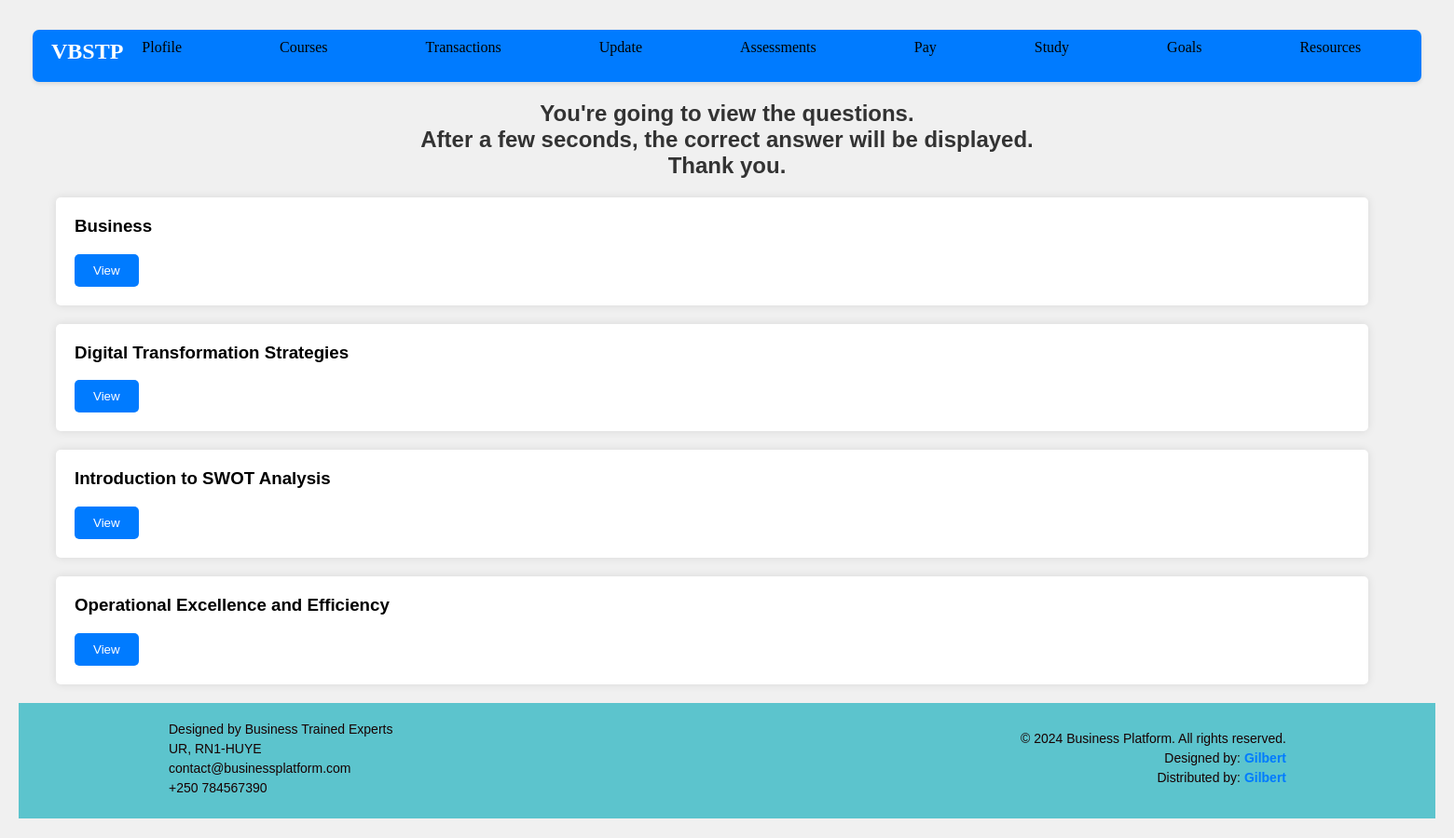
The app's page /assessment.php with its own data.
### tables this page shows
CREATE TABLE `assessments` (
  `AssessmentID` int(50) NOT NULL,
  `Title` text NOT NULL,
  `Question` text NOT NULL,
  `CorrectAnswer` text NOT NULL
);

### assessment.php (the view, shortened to what this page needs)
<?php
require_once "config.php";
$sql = "SELECT * FROM assessments";
$result = $conn->query($sql);
$assessments = [];
if ($result->num_rows > 0) {
    while ($row = $result->fetch_assoc()) {
        $assessments[] = $row;
    }
}
?>
<!DOCTYPE html>
<html lang="en">
<head>
    <link rel="stylesheet" href="styles.css">
</head>
<body>
<header>
      <nav class="navbar">
        <a href="index.html" class="navbar-brand">VBSTP</a>
        <ul class="nav-links">
          <li><a href="personal_info.php">Plofile</a></li>
          <li><a href="enrollments.php">Courses</a></li>
          <li><a href="transaction_history.php">Transactions</a></li>
          <li><a href="settings.php">Update</a></li>
          <li><a href="assessment.php">Assessments</a></li>
          <li><a href="payment.html">Pay</a></li>
          <li><a href="course_dashboard.php">Study</a></li>
          <li><a href="goal.php">Goals</a></li>
          <li><a href="resources.php">Resources</a></li>
        </ul>
      </nav>
    </header>
<h2>You're going to view the questions. <br>After a few seconds, the correct answer will be displayed. <br>Thank you.</h2>
<?php foreach ($assessments as $assessment): ?>
    <div class="assessment">
        <h3><?php echo $assessment['Title']; ?></h3>
        <button class="view-btn">View</button>
    </div>
<?php endforeach; ?>
<footer class="footer">
      <div class="container2">
        <div class="left-part">
          <p class="mb-0">Designed by Business Trained Experts</p>
          <p class="mb-0">UR, RN1-HUYE</p>
          <p class="mb-0">contact@businessplatform.com</p>
          <p class="mb-0">+250 784567390</p>
        </div>
        <div class="right-part">
          <p class="mb-0">© 2024 Business Platform. All rights reserved.</p>
          <p class="mb-0">Designed by: <a href="#" target="_blank" class="fw-bold">Gilbert</a></p>
          <p class="mb-0">Distributed by: <a href="#" target="_blank" class="fw-bold">Gilbert</a></p>
        </div>
      </div>
    </footer>
</body>
</html>

### styles.css (style rules this page uses)
.navbar { background-color: #007bff; width: 98%; margin-left: 15px; margin-top: 12px; color: #170101; box-shadow: 0 2px 4px rgba(0, 0, 0, 0.1); padding: 20px 0; display: flex; justify-content: space-between; border-radius: 7px; }
.navbar-brand { text-decoration: none; font-family: fantasy; font-weight: bold; color: #010102; margin-left: 10px; font-size: 40px; }
.nav-links { list-style: none; display: flex; margin-right: 80px; }
.nav-links li { margin-right: 80px; }
.nav-links li a { font-family: fantasy; font-size: 20px; color: #351f8a; text-decoration: none; transition: color 0.3s ease; }
.footer { background-color: #c92334; color: #fff; padding: 20px 0; margin-bottom: 1px; }
.container2 { max-width: 1200px; margin: 0 auto; display: flex; }
.left-part { margin-left: 1px; }
.footer p { margin: 0; }
.left-part, .right-part { flex: 1; }
body { font-family: Arial, sans-serif; margin: 0; padding: 0; }
h2 { font-size: 24px; color: #333; }
.footer { background-color: #333; color: #fff; padding: 20px 0; }
.container2 { display: flex; justify-content: space-between; align-items: center; }
.left-part { flex: 1; }
.right-part { flex: 1; text-align: right; }
.right-part a { color: #fff; text-decoration: none; }

### assessment.php (style rules this page uses)
body { font-family: Arial, sans-serif; margin: 0; padding: 20px; background-color: #f0f0f0; }
.assessment { background-color: #fff; width: 90%; margin-left:40px; border-radius: 5px; padding: 20px; margin-bottom: 20px; box-shadow: 0 0 10px rgba(0, 0, 0, 0.1); }
h3 { margin-top: 0; }
.view-btn { background-color: #007bff; color: #fff; border: none; padding: 10px 20px; border-radius: 5px; cursor: pointer; }
.assessment { margin-bottom: 20px; }
h2 { text-align: center; }
.footer { background-color: #5cc4cd; padding: 20px; margin-top: auto; }
.footer .container2 { display: flex; justify-content: space-between; }
.footer .container2 .left-part p, .footer .container2 .right-part p { font-size: 14px; color: #170101; margin-bottom: 5px; }
.footer .container2 .right-part p a { color: #007bff; text-decoration: none; font-weight: bold; }
.navbar { background-color: #007bff; padding: 10px 0; }
.navbar-brand { color: #fff; font-size: 24px; text-decoration: none; margin-left: 20px; }
.nav-links { list-style: none; padding: 0; margin: 0; }
.nav-links li { display: inline; margin-left: 20px; }
.nav-links li a { color: black; text-decoration: none; font-size: 16px; margin-right: 5px; }

### records on screen
assessments: Title "Business"
assessments: Title "Digital Transformation Strategies"
assessments: Title "Introduction to SWOT Analysis"
assessments: Title "Operational Excellence and Efficiency"
